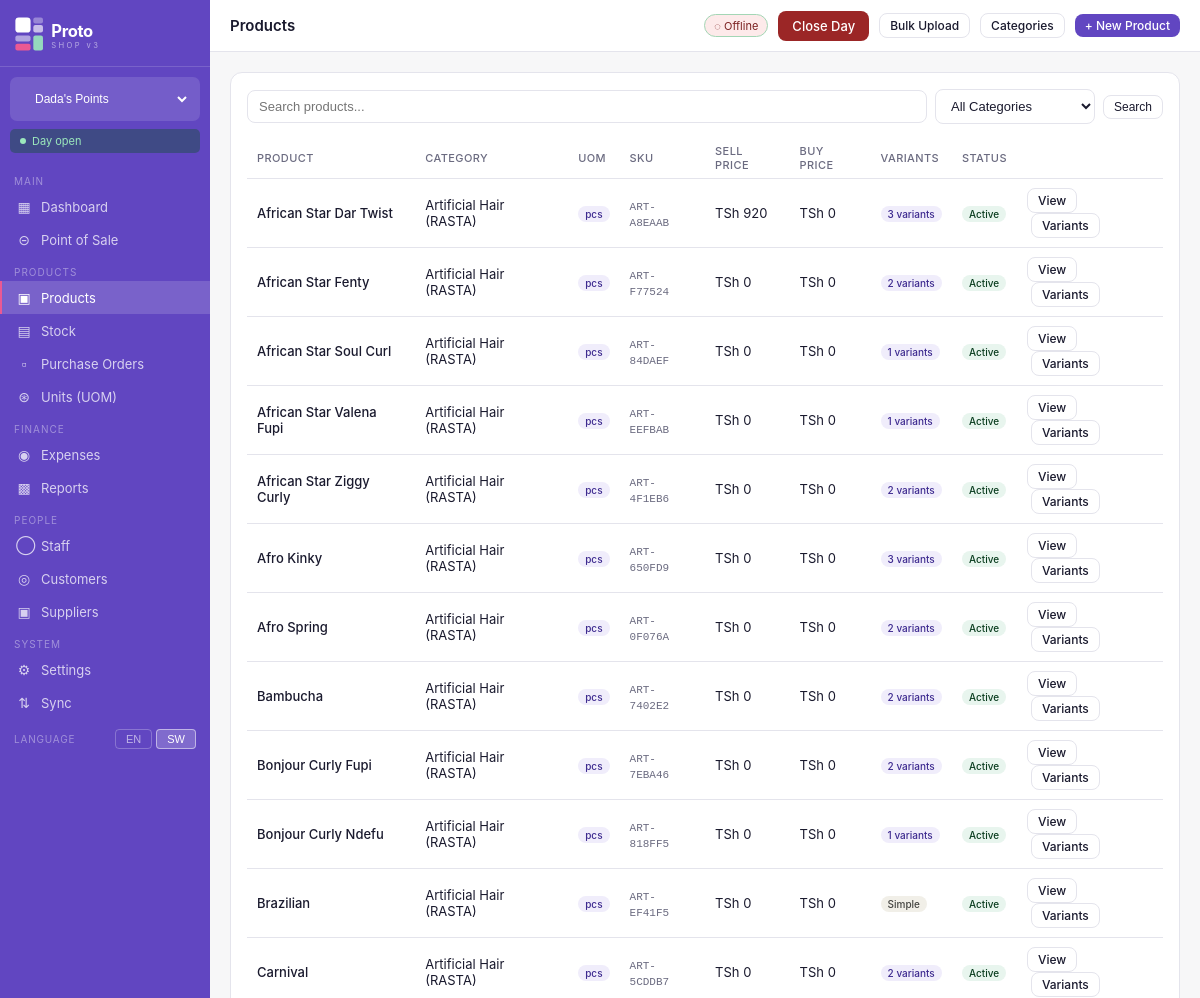
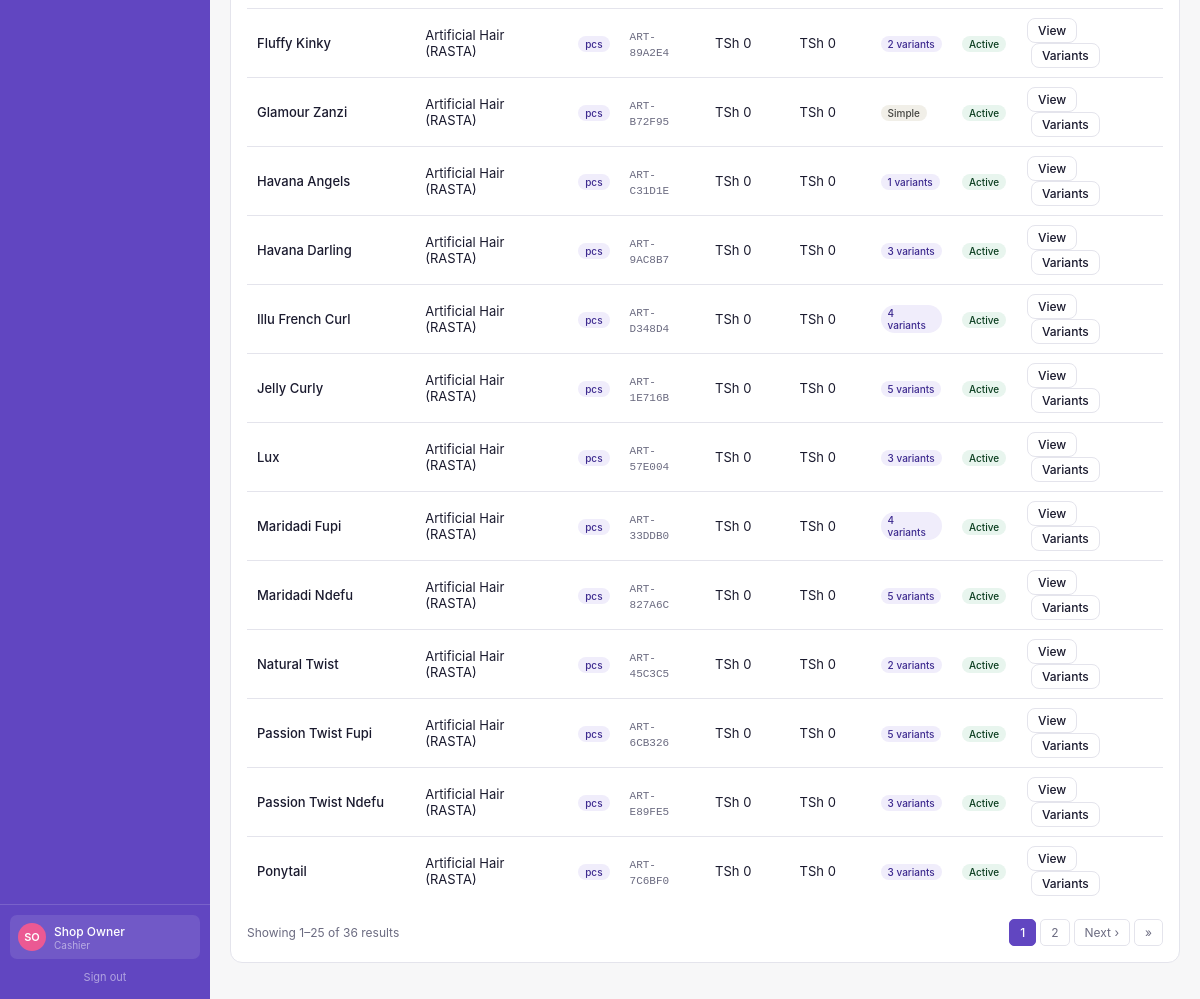
Screenshot of /products/ (signed in) with the database file from the repository (2 pictures, top to bottom).
### shops/models.py (models this page shows, shortened)
class Shop(models.Model):
    SHOP_TYPE_CHOICES = [
        ('handbags', 'Handbags'),
        ('hair', 'Hair Products'),
        ('home', 'Home Supplies'),
        ('other', 'Other'),
    ]
    name = models.CharField(max_length=100)
    shop_type = models.CharField(max_length=20, choices=SHOP_TYPE_CHOICES)
    address = models.TextField(blank=True)
    phone = models.CharField(max_length=20, blank=True)
    is_active = models.BooleanField(default=True)
    created_at = models.DateTimeField(auto_now_add=True)
    class Meta:
        ordering = ['name']

class UserShopAccess(models.Model):
    ROLE_CHOICES = [
        ('owner', 'Owner'),
        ('admin', 'Admin'),
        ('cashier', 'Cashier'),
    ]
    user = models.ForeignKey(User, on_delete=models.CASCADE, related_name='shop_access')
    shop = models.ForeignKey(Shop, on_delete=models.CASCADE, related_name='user_access')
    role = models.CharField(max_length=20, choices=ROLE_CHOICES, default='cashier')
    is_active = models.BooleanField(default=True)
    class Meta:
        unique_together = ('user', 'shop')

### products/models.py (models this page shows, shortened)
class Product(models.Model):
    name = models.CharField(max_length=200)
    sku = models.CharField(max_length=50, unique=True, blank=True)
    category = models.ForeignKey(Category, on_delete=models.SET_NULL, null=True, blank=True, related_name='products')
    shop = models.ForeignKey(Shop, on_delete=models.CASCADE, related_name='products')
    description = models.TextField(blank=True)
    image = models.ImageField(upload_to='products/', null=True, blank=True)
    selling_price = models.DecimalField(max_digits=12, decimal_places=2)
    buying_price  = models.DecimalField(max_digits=12, decimal_places=2)
    tax_inclusive = models.BooleanField(default=True)
    uom = models.ForeignKey(
        'units.UnitOfMeasure',
        on_delete=models.SET_NULL,
        null=True, blank=True,
        related_name='products',
        verbose_name='Unit of Measure',
        help_text='e.g. Piece, Kg, Litre, Packet'
    )
    track_stock = models.BooleanField(default=True)
    low_stock_threshold = models.IntegerField(default=10)
    is_active = models.BooleanField(default=True)
    has_variants = models.BooleanField(default=False)
    created_at = models.DateTimeField(auto_now_add=True)
    updated_at = models.DateTimeField(auto_now=True)
    class Meta:
        ordering = ['name']

class Category(models.Model):
    name = models.CharField(max_length=100)
    slug = models.SlugField(unique=True)
    shop = models.ForeignKey(Shop, on_delete=models.CASCADE, related_name='categories', null=True, blank=True)
    description = models.TextField(blank=True)
    is_active = models.BooleanField(default=True)
    created_at = models.DateTimeField(auto_now_add=True)
    class Meta:
        verbose_name_plural = 'categories'
        ordering = ['name']

### units/models.py (models this page shows, shortened)
class UnitOfMeasure(models.Model):
    name           = models.CharField(max_length=50, unique=True)
    short_name     = models.CharField(max_length=10)
    allow_decimals = models.BooleanField(
        default=False,
        help_text='Allow fractional quantities (e.g. 0.5 kg). '
                  'Disable for countable items like pieces or packets.'
    )
    is_active  = models.BooleanField(default=True)
    sort_order = models.IntegerField(default=0)
    class Meta:
        ordering = ['sort_order', 'name']
        verbose_name = 'Unit of Measure'
        verbose_name_plural = 'Units of Measure'

### products/views.py (the view)
# urls.py: path('', views.product_list, name='list'),
@login_required
def product_list(request):
    shop = get_current_shop(request)
    if not shop:
        return redirect('shop_select')
    categories = Category.objects.filter(shop=shop, is_active=True)
    from django.core.paginator import Paginator
    products_qs = Product.objects.filter(shop=shop).select_related('category').prefetch_related(
        'variants__attributes__variant_type', 'stock_levels'
    ).order_by('category__name', 'name')
    cat_filter = request.GET.get('category', '')
    search = request.GET.get('q', '')
    if cat_filter:
        products_qs = products_qs.filter(category__slug=cat_filter)
    if search:
        products_qs = products_qs.filter(name__icontains=search)
    paginator = Paginator(products_qs, 25)
    page_obj  = paginator.get_page(request.GET.get('page'))
    return render(request, 'products/list.html', {
        'products': page_obj, 'page_obj': page_obj, 'categories': categories,
        'selected_category': cat_filter, 'search': search, 'shop': shop,
    })

### products/views.py (called while the page is built)
def get_current_shop(request):
    shop_id = request.session.get('current_shop_id')
    return Shop.objects.filter(id=shop_id).first() if shop_id else None

### shops/models.py (called while the page is built)
    @property
    def is_open(self):
        return self.status == 'open'

### templates/products/list.html (shortened to what this page needs)
{% extends "base.html" %}
{% block page_title %}Products{% endblock %}
{% block topbar_actions %}
  <a href="{% url 'products:bulk_upload' %}" class="btn btn-outline btn-sm">Bulk Upload</a>
  <a href="{% url 'products:categories' %}" class="btn btn-outline btn-sm">Categories</a>
  <a href="{% url 'products:create' %}" class="btn btn-primary btn-sm">+ New Product</a>
{% endblock %}
{% block content %}
<div class="card">
  <div class="search-bar">
    <form method="get" style="display:contents">
      <input type="search" name="q" value="{{ search }}" placeholder="Search products...">
      <select name="category" onchange="this.form.submit()" style="width:160px">
        <option value="">All Categories</option>
      </select>
      <button class="btn btn-outline btn-sm" type="submit">Search</button>
    </form>
  </div>
  <div class="table-wrap">
    <table>
      <thead>
        <tr><th>Product</th><th>Category</th><th>UOM</th><th>SKU</th><th>Sell Price</th><th>Buy Price</th><th>Variants</th><th>Status</th><th></th></tr>
      </thead>
      <tbody>
        {% for p in products %}
        <tr>
          <td><div style="font-weight:500">{{ p.name }}</div></td>
          <td>{{ p.category.name|default:"-" }}</td>
          <td>{% if p.uom %}<span class="badge badge-purple">{{ p.uom.short_name }}</span>{% else %}<span style="color:#6b6b80">-</span>{% endif %}</td>
          <td><code style="font-size:11px;color:#6b6b80">{{ p.sku }}</code></td>
          <td>TSh {{ p.selling_price|floatformat:0 }}</td>
          <td>TSh {{ p.buying_price|floatformat:0 }}</td>
          <td>
            {% if p.has_variants %}
              <span class="badge badge-purple">{{ p.variants.count }} variants</span>
            {% else %}
              <span class="badge badge-gray">Simple</span>
            {% endif %}
          </td>
          <td>
            {% if p.is_active %}
              <span class="badge badge-green">Active</span>
            {% else %}
              <span class="badge badge-red">Inactive</span>
            {% endif %}
          </td>
          <td><a href="{% url 'products:detail' p.pk %}" class="btn btn-outline btn-sm">View</a>
              <a href="{% url 'products:variants' p.pk %}" class="btn btn-outline btn-sm" style="margin-left:4px">Variants</a></td>
        </tr>
        {% empty %}
        <tr>
          <td colspan="8" style="text-align:center;padding:32px;color:#6b6b80">
            No products yet. <a href="{% url 'products:create' %}">Add your first product</a>
          </td>
        </tr>
        {% endfor %}
      </tbody>
    </table>
{% include "_pagination.html" %}
  </div>
</div>
{% endblock %}

### templates/base.html (shortened to what this page needs)
<!DOCTYPE html>
<html lang="en">
<head>
  <link rel="stylesheet" href="/static/css/proto.css">
</head>
<body>
<div class="app-layout">
  <aside class="sidebar">
    <div class="sidebar-logo">
      <a href="{% url 'dashboard' %}" style="display:flex;align-items:center;padding:2px 0;">
        <img src="/static/img/logo-white.svg" alt="Proto v3" style="height:36px;width:auto;">
      </a>
    </div>
    {% if all_accessible_shops %}
    <form method="post" action="{% url 'switch_shop' %}" class="shop-switcher">
      <select name="shop_id" onchange="this.form.submit()">
        {% for access in all_accessible_shops %}
          <option value="{{ access.shop.id }}"
            {% if access.shop.id == current_shop.id %}selected{% endif %}>
            {{ access.shop.name }}
          </option>
        {% endfor %}
      </select>
    </form>
    {% endif %}
    <div class="day-badge {% if day_is_open %}day-open{% else %}day-closed{% endif %}">
      <span class="day-dot"></span>
      {% if day_is_open %}Day open{% else %}Day closed{% endif %}
    </div>
    <nav class="sidebar-nav">
      <div class="nav-section">Main</div>
      <a href="{% url 'dashboard' %}" class="nav-item {% if request.resolver_match.url_name == 'dashboard' %}active{% endif %}">
        <span class="nav-icon">&#9638;</span> Dashboard
      </a>
      <a href="{% url 'pos:index' %}" class="nav-item {% if 'pos' in request.resolver_match.namespace %}active{% endif %}">
        <span class="nav-icon">&#8861;</span> Point of Sale
      </a>
      <div class="nav-section">Products</div>
      <a href="{% url 'products:list' %}" class="nav-item {% if request.resolver_match.namespace == 'products' %}active{% endif %}">
        <span class="nav-icon">&#9635;</span> Products
      </a>
      <a href="{% url 'stock:list' %}" class="nav-item {% if request.resolver_match.namespace == 'stock' %}active{% endif %}">
        <span class="nav-icon">&#9636;</span> Stock
      </a>
      <a href="{% url 'purchases:list' %}" class="nav-item {% if request.resolver_match.namespace == 'purchases' %}active{% endif %}">
        <span class="nav-icon">&#9643;</span> Purchase Orders
      </a>
      <a href="{% url 'units:list' %}" class="nav-item {% if request.resolver_match.namespace == 'units' %}active{% endif %}">
        <span class="nav-icon">&#8859;</span> Units (UOM)
      </a>
      <div class="nav-section">Finance</div>
      <a href="{% url 'expenses:list' %}" class="nav-item {% if request.resolver_match.namespace == 'expenses' %}active{% endif %}">
        <span class="nav-icon">&#9673;</span> Expenses
      </a>
      <a href="{% url 'reports:dashboard' %}" class="nav-item {% if request.resolver_match.namespace == 'reports' %}active{% endif %}">
        <span class="nav-icon">&#9641;</span> Reports
      </a>
      <div class="nav-section">People</div>
      <a href="{% url 'staff:list' %}" class="nav-item {% if request.resolver_match.namespace == 'staff' %}active{% endif %}">
        <span class="nav-icon">&#9711;</span> Staff
      </a>
      <a href="{% url 'customers:list' %}" class="nav-item {% if request.resolver_match.namespace == 'customers' %}active{% endif %}">
        <span class="nav-icon">&#9678;</span> Customers
      </a>
      <a href="{% url 'purchases:suppliers' %}" class="nav-item {% if request.resolver_match.url_name == 'suppliers' or request.resolver_match.url_name == 'supplier_create' %}active{% endif %}">
        <span class="nav-icon">&#9635;</span> Suppliers
      </a>
      <div class="nav-section">System</div>
      <a href="{% url 'settings:index' %}" class="nav-item {% if request.resolver_match.namespace == 'settings' %}active{% endif %}">
        <span class="nav-icon">&#9881;</span> Settings
      </a>
      <a href="{% url 'sync_engine:dashboard' %}" class="nav-item {% if request.resolver_match.namespace == 'sync_engine' %}active{% endif %}">
        <span class="nav-icon">&#8645;</span> Sync
      </a>
      <div class="nav-lang">
        <span class="nav-lang-label">Language</span>
        <div class="nav-lang-btns">
          <form method="post" action="{% url 'settings:change_language' %}" style="display:inline">
            <button type="submit" class="lang-btn {% if request.LANGUAGE_CODE == 'en' %}lang-active{% endif %}">EN</button>
          </form>
          <form method="post" action="{% url 'settings:change_language' %}" style="display:inline">
            <button type="submit" class="lang-btn {% if request.LANGUAGE_CODE != 'en' %}lang-active{% endif %}">SW</button>
          </form>
        </div>
      </div>
    </nav>
    <div class="sidebar-footer">
      <div class="user-chip">
        <div class="user-avatar">{{ request.user.first_name.0|default:request.user.username.0|upper }}{{ request.user.last_name.0|upper }}</div>
        <div>
          <div class="user-name">{{ request.user.get_full_name|default:request.user.username }}</div>
          <div class="user-role">{{ current_role|capfirst }}</div>
        </div>
      </div>
      <a href="{% url 'logout' %}" class="logout-btn">Sign out</a>
    </div>
  </aside>
  <div class="main-area">
    <header class="topbar">
      <div class="topbar-left">
        <h1 class="page-title">{% block page_title %}Dashboard{% endblock %}</h1>
      </div>
      <div class="topbar-right">
        <span class="sync-badge" id="sync-indicator" title="Click to sync">&#9679; Online</span>
        {% if day_is_open %}
          <a href="#" class="btn btn-danger" onclick="showCloseDayModal(); return false;">Close Day</a>
        {% else %}
          <a href="#" class="btn btn-success" onclick="showOpenDayModal(); return false;">Open Day</a>
        {% endif %}
        {% block topbar_actions %}{% endblock %}
      </div>
    </header>
    <main class="page-content">
      {% block content %}{% endblock %}
    </main>
  </div>
</div>
</body>
</html>

### rows the page displays
Shop: shop_id "Dada's Points"
Product: name "African Star Dar Twist", category.name "Artificial Hair (RASTA)", uom.short_name "pcs", sku "ART-A8EAAB", selling_price "920", buying_price "0", variants.count "3", is_active "Active"
Product: name "African Star Fenty", category.name "Artificial Hair (RASTA)", uom.short_name "pcs", sku "ART-F77524", selling_price "0", buying_price "0", variants.count "2", is_active "Active"
Product: name "African Star Soul Curl", category.name "Artificial Hair (RASTA)", uom.short_name "pcs", sku "ART-84DAEF", selling_price "0", buying_price "0", variants.count "1", is_active "Active"
Product: name "African Star Valena Fupi", category.name "Artificial Hair (RASTA)", uom.short_name "pcs", sku "ART-EEFBAB", selling_price "0", buying_price "0", variants.count "1", is_active "Active"
Product: name "African Star Ziggy Curly", category.name "Artificial Hair (RASTA)", uom.short_name "pcs", sku "ART-4F1EB6", selling_price "0", buying_price "0", variants.count "2", is_active "Active"
Product: name "Afro Kinky", category.name "Artificial Hair (RASTA)", uom.short_name "pcs", sku "ART-650FD9", selling_price "0", buying_price "0", variants.count "3", is_active "Active"
Product: name "Afro Spring", category.name "Artificial Hair (RASTA)", uom.short_name "pcs", sku "ART-0F076A", selling_price "0", buying_price "0", variants.count "2", is_active "Active"
Product: name "Bambucha", category.name "Artificial Hair (RASTA)", uom.short_name "pcs", sku "ART-7402E2", selling_price "0", buying_price "0", variants.count "2", is_active "Active"
Product: name "Bonjour Curly Fupi", category.name "Artificial Hair (RASTA)", uom.short_name "pcs", sku "ART-7EBA46", selling_price "0", buying_price "0", variants.count "2", is_active "Active"
Product: name "Bonjour Curly Ndefu", category.name "Artificial Hair (RASTA)", uom.short_name "pcs", sku "ART-818FF5", selling_price "0", buying_price "0", variants.count "1", is_active "Active"
Product: name "Brazilian", category.name "Artificial Hair (RASTA)", uom.short_name "pcs", sku "ART-EF41F5", selling_price "0", buying_price "0", has_variants "Simple", is_active "Active"
Product: name "Carnival", category.name "Artificial Hair (RASTA)", uom.short_name "pcs", sku "ART-5CDDB7", selling_price "0", buying_price "0", variants.count "2", is_active "Active"
Product: name "Fluffy Kinky", category.name "Artificial Hair (RASTA)", uom.short_name "pcs", sku "ART-89A2E4", selling_price "0", buying_price "0", variants.count "2", is_active "Active"
Product: name "Glamour Zanzi", category.name "Artificial Hair (RASTA)", uom.short_name "pcs", sku "ART-B72F95", selling_price "0", buying_price "0", has_variants "Simple", is_active "Active"
Product: name "Havana Angels", category.name "Artificial Hair (RASTA)", uom.short_name "pcs", sku "ART-C31D1E", selling_price "0", buying_price "0", variants.count "1", is_active "Active"
Product: name "Havana Darling", category.name "Artificial Hair (RASTA)", uom.short_name "pcs", sku "ART-9AC8B7", selling_price "0", buying_price "0", variants.count "3", is_active "Active"
Product: name "Illu French Curl", category.name "Artificial Hair (RASTA)", uom.short_name "pcs", sku "ART-D348D4", selling_price "0", buying_price "0", variants.count "4", is_active "Active"
Product: name "Jelly Curly", category.name "Artificial Hair (RASTA)", uom.short_name "pcs", sku "ART-1E716B", selling_price "0", buying_price "0", variants.count "5", is_active "Active"
Product: name "Lux", category.name "Artificial Hair (RASTA)", uom.short_name "pcs", sku "ART-57E004", selling_price "0", buying_price "0", variants.count "3", is_active "Active"
Product: name "Maridadi Fupi", category.name "Artificial Hair (RASTA)", uom.short_name "pcs", sku "ART-33DDB0", selling_price "0", buying_price "0", variants.count "4", is_active "Active"
Product: name "Maridadi Ndefu", category.name "Artificial Hair (RASTA)", uom.short_name "pcs", sku "ART-827A6C", selling_price "0", buying_price "0", variants.count "5", is_active "Active"
Product: name "Natural Twist", category.name "Artificial Hair (RASTA)", uom.short_name "pcs", sku "ART-45C3C5", selling_price "0", buying_price "0", variants.count "2", is_active "Active"
Product: name "Passion Twist Fupi", category.name "Artificial Hair (RASTA)", uom.short_name "pcs", sku "ART-6CB326", selling_price "0", buying_price "0", variants.count "5", is_active "Active"
Product: name "Passion Twist Ndefu", category.name "Artificial Hair (RASTA)", uom.short_name "pcs", sku "ART-E89FE5", selling_price "0", buying_price "0", variants.count "3", is_active "Active"
Product: name "Ponytail", category.name "Artificial Hair (RASTA)", uom.short_name "pcs", sku "ART-7C6BF0", selling_price "0", buying_price "0", variants.count "3", is_active "Active"

### other values shown
{{ request.user.first_name.0|default:request.user.username.0|upper }} "S"
{{ request.user.last_name.0|upper }} "O"
{{ request.user.get_full_name|default:request.user.username }} "Shop Owner"
{{ current_role|capfirst }} "Cashier"
{{ page_obj.start_index }} "1"
{{ page_obj.end_index }} "25"
{{ page_obj.paginator.count }} "36"
{{ num }} "1"
{{ num }} "2"
